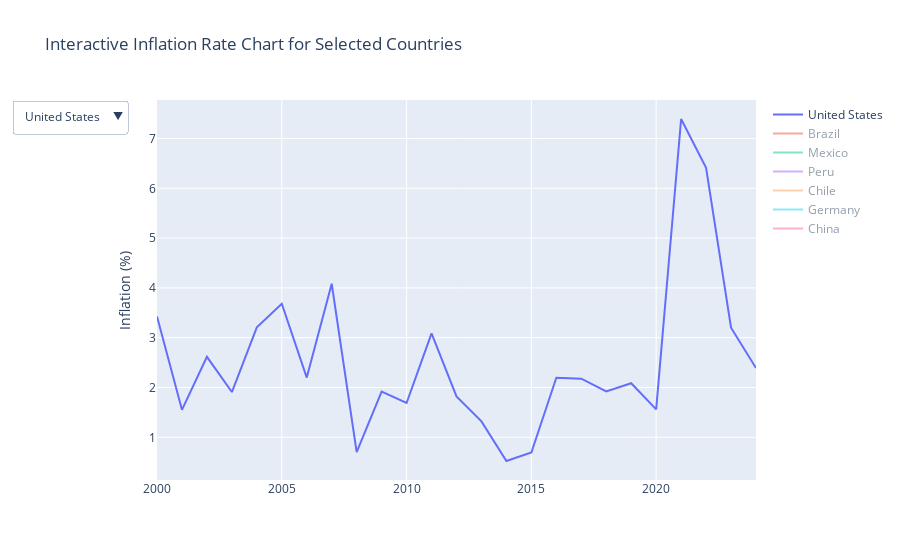

Source (notebook cell):
### Code cell
fig = go.Figure()

for country in countries_of_interest:
    country_data = df_melted[df_melted['Country'] == country]
    fig.add_trace(go.Scatter(
        x=country_data['Year'],
        y=country_data['Inflation Rate'],
        mode='lines',
        name=country,
        visible=True if country == 'United States' else 'legendonly'
    ))

# Configuración de la interfaz interactiva
fig.update_layout(
    title='Interactive Inflation Rate Chart for Selected Countries',
    # xaxis_title='Year',
    yaxis_title='Inflation (%)',
    updatemenus=[
        dict(
            active=0,
            buttons=[
                dict(label=country,
                     method="update",
                     args=[{"visible": [c == country for c in countries_of_interest]},
                           {"title": f"Inflation Rate Over Time: {country}"}])
                for country in countries_of_interest
            ],
        )
    ]
)

fig.show()

### Figure 1 — Plotly figure (JSON) as saved in the notebook; plotly's stock layout.template omitted (floating-point values rounded to 4 significant figures)
{"data": [{"mode": "lines", "name": "United States", "type": "scatter", "visible": true, "x": [2000, 2001, 2002, 2003, 2004, 2005, 2006, 2007, 2008, 2009, 2010, 2011, 2012, 2013, 2014, 2015, 2016, 2017, 2018, 2019, 2020, 2021, 2022, 2023, 2024], "y": [3.427, 1.552, 2.616, 1.909, 3.209, 3.683, 2.199, 4.084, 0.701, 1.919, 1.689, 3.086, 1.822, 1.319, 0.524, 0.695, 2.197, 2.178, 1.921, 2.086, 1.561, 7.392, 6.413, 3.201, 2.39]}, {"mode": "lines", "name": "Brazil", "type": "scatter", "visible": "legendonly", "x": [2000, 2001, 2002, 2003, 2004, 2005, 2006, 2007, 2008, 2009, 2010, 2011, 2012, 2013, 2014, 2015, 2016, 2017, 2018, 2019, 2020, 2021, 2022, 2023, 2024], "y": [5.974, 7.673, 12.53, 9.3, 7.601, 5.69, 3.142, 4.457, 5.902, 4.312, 5.909, 6.503, 5.839, 5.911, 6.408, 10.67, 6.288, 2.947, 3.745, 4.306, 4.517, 10.06, 5.785, 4.621, 3.796]}, {"mode": "lines", "name": "Mexico", "type": "scatter", "visible": "legendonly", "x": [2000, 2001, 2002, 2003, 2004, 2005, 2006, 2007, 2008, 2009, 2010, 2011, 2012, 2013, 2014, 2015, 2016, 2017, 2018, 2019, 2020, 2021, 2022, 2023, 2024], "y": [8.959, 4.403, 5.7, 3.977, 5.191, 3.333, 4.053, 3.759, 6.528, 3.574, 4.402, 3.819, 3.568, 3.974, 4.081, 2.131, 3.36, 6.773, 4.831, 2.829, 3.15, 7.355, 7.817, 4.42, 3.515]}, {"mode": "lines", "name": "Peru", "type": "scatter", "visible": "legendonly", "x": [2000, 2001, 2002, 2003, 2004, 2005, 2006, 2007, 2008, 2009, 2010, 2011, 2012, 2013, 2014, 2015, 2016, 2017, 2018, 2019, 2020, 2021, 2022, 2023, 2024], "y": [3.734, -0.127, 1.516, 2.484, 3.481, 1.494, 1.138, 3.928, 6.65, 0.245, 2.073, 4.747, 2.644, 2.858, 3.23, 4.394, 3.235, 1.365, 2.193, 1.9, 1.973, 6.427, 8.46, 3.237, 2.401]}, {"mode": "lines", "name": "Chile", "type": "scatter", "visible": "legendonly", "x": [2000, 2001, 2002, 2003, 2004, 2005, 2006, 2007, 2008, 2009, 2010, 2011, 2012, 2013, 2014, 2015, 2016, 2017, 2018, 2019, 2020, 2021, 2022, 2023, 2024], "y": [4.554, 2.666, 2.866, 1.1, 2.444, 3.671, 2.607, 7.861, 7.089, -1.507, 2.942, 4.389, 1.457, 3.056, 4.698, 4.427, 2.729, 2.26, 2.115, 2.95, 2.928, 7.137, 12.77, 3.929, 3]}, {"mode": "lines", "name": "Germany", "type": "scatter", "visible": "legendonly", "x": [2000, 2001, 2002, 2003, 2004, 2005, 2006, 2007, 2008, 2009, 2010, 2011, 2012, 2013, 2014, 2015, 2016, 2017, 2018, 2019, 2020, 2021, 2022, 2023, 2024], "y": [2.041, 1.375, 0.986, 1.099, 2.174, 2.128, 1.389, 3.082, 0.997, 0.877, 1.848, 2.348, 2.086, 1.328, 0.202, 0.201, 1.707, 1.579, 1.846, 1.336, -0.534, 5.428, 10.8, 2.971, 2.222]}, {"mode": "lines", "name": "China", "type": "scatter", "visible": "legendonly", "x": [2000, 2001, 2002, 2003, 2004, 2005, 2006, 2007, 2008, 2009, 2010, 2011, 2012, 2013, 2014, 2015, 2016, 2017, 2018, 2019, 2020, 2021, 2022, 2023, 2024], "y": [1.905, -0.471, -0.41, 3.264, 2.409, 1.678, 2.888, 6.63, 1.222, 1.632, 4.53, 4.096, 2.448, 2.553, 1.542, 1.676, 2.102, 1.679, 1.779, 4.491, 0.18, 1.42, 1.824, -0.261, 1.89]}], "layout": {"title": {"text": "Interactive Inflation Rate Chart for Selected Countries"}, "updatemenus": [{"active": 0, "buttons": [{"args": [{"visible": [true, false, false, false, false, false, false]}, {"title": "Inflation Rate Over Time: United States"}], "label": "United States", "method": "update"}, {"args": [{"visible": [false, true, false, false, false, false, false]}, {"title": "Inflation Rate Over Time: Brazil"}], "label": "Brazil", "method": "update"}, {"args": [{"visible": [false, false, true, false, false, false, false]}, {"title": "Inflation Rate Over Time: Mexico"}], "label": "Mexico", "method": "update"}, {"args": [{"visible": [false, false, false, true, false, false, false]}, {"title": "Inflation Rate Over Time: Peru"}], "label": "Peru", "method": "update"}, {"args": [{"visible": [false, false, false, false, true, false, false]}, {"title": "Inflation Rate Over Time: Chile"}], "label": "Chile", "method": "update"}, {"args": [{"visible": [false, false, false, false, false, true, false]}, {"title": "Inflation Rate Over Time: Germany"}], "label": "Germany", "method": "update"}, {"args": [{"visible": [false, false, false, false, false, false, true]}, {"title": "Inflation Rate Over Time: China"}], "label": "China", "method": "update"}]}], "yaxis": {"title": {"text": "Inflation (%)"}}}}
